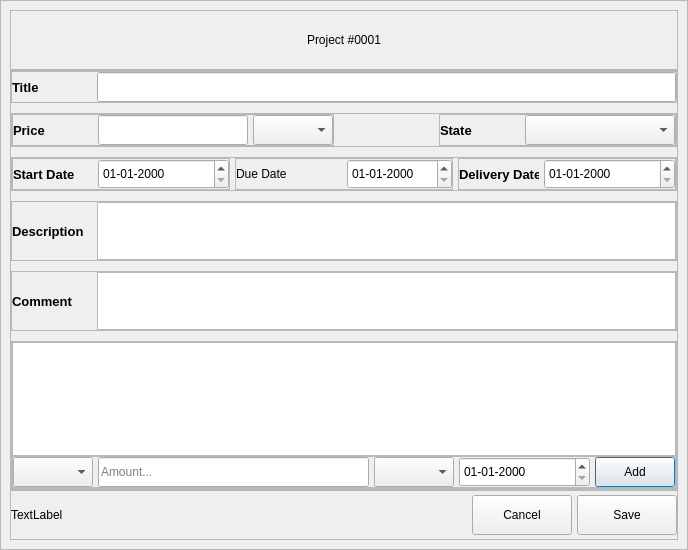
<?xml version="1.0" encoding="UTF-8"?>
<ui version="4.0">
 <class>Dialog</class>
 <widget class="QDialog" name="Dialog">
  <property name="geometry">
   <rect>
    <x>0</x>
    <y>0</y>
    <width>688</width>
    <height>550</height>
   </rect>
  </property>
  <property name="windowTitle">
   <string>Dialog</string>
  </property>
  <property name="autoFillBackground">
   <bool>true</bool>
  </property>
  <layout class="QVBoxLayout" name="verticalLayout">
   <property name="spacing">
    <number>0</number>
   </property>
   <property name="leftMargin">
    <number>0</number>
   </property>
   <property name="topMargin">
    <number>0</number>
   </property>
   <property name="rightMargin">
    <number>0</number>
   </property>
   <property name="bottomMargin">
    <number>0</number>
   </property>
   <item>
    <widget class="QFrame" name="dialog_window">
     <property name="frameShape">
      <enum>QFrame::StyledPanel</enum>
     </property>
     <property name="frameShadow">
      <enum>QFrame::Raised</enum>
     </property>
     <layout class="QVBoxLayout" name="verticalLayout_5">
      <property name="spacing">
       <number>0</number>
      </property>
      <property name="leftMargin">
       <number>9</number>
      </property>
      <property name="topMargin">
       <number>9</number>
      </property>
      <property name="rightMargin">
       <number>9</number>
      </property>
      <property name="bottomMargin">
       <number>9</number>
      </property>
      <item>
       <widget class="QFrame" name="title_frame">
        <property name="minimumSize">
         <size>
          <width>0</width>
          <height>60</height>
         </size>
        </property>
        <property name="maximumSize">
         <size>
          <width>16777215</width>
          <height>60</height>
         </size>
        </property>
        <property name="frameShape">
         <enum>QFrame::StyledPanel</enum>
        </property>
        <property name="frameShadow">
         <enum>QFrame::Raised</enum>
        </property>
        <layout class="QVBoxLayout" name="verticalLayout_3">
         <property name="spacing">
          <number>5</number>
         </property>
         <property name="leftMargin">
          <number>0</number>
         </property>
         <property name="topMargin">
          <number>0</number>
         </property>
         <property name="rightMargin">
          <number>0</number>
         </property>
         <property name="bottomMargin">
          <number>0</number>
         </property>
         <item>
          <widget class="QLabel" name="logo">
           <property name="styleSheet">
            <string notr="true">font: 900 16pt &quot;Segoe UI Black&quot;;</string>
           </property>
           <property name="text">
            <string>Project #0001</string>
           </property>
           <property name="alignment">
            <set>Qt::AlignCenter</set>
           </property>
          </widget>
         </item>
        </layout>
       </widget>
      </item>
      <item>
       <widget class="QFrame" name="frame_5">
        <property name="minimumSize">
         <size>
          <width>0</width>
          <height>100</height>
         </size>
        </property>
        <property name="frameShape">
         <enum>QFrame::StyledPanel</enum>
        </property>
        <property name="frameShadow">
         <enum>QFrame::Raised</enum>
        </property>
        <layout class="QVBoxLayout" name="verticalLayout_8">
         <property name="spacing">
          <number>10</number>
         </property>
         <property name="leftMargin">
          <number>0</number>
         </property>
         <property name="topMargin">
          <number>0</number>
         </property>
         <property name="rightMargin">
          <number>0</number>
         </property>
         <property name="bottomMargin">
          <number>0</number>
         </property>
         <item>
          <widget class="QFrame" name="frame_8">
           <property name="frameShape">
            <enum>QFrame::StyledPanel</enum>
           </property>
           <property name="frameShadow">
            <enum>QFrame::Raised</enum>
           </property>
           <layout class="QHBoxLayout" name="horizontalLayout_17">
            <property name="spacing">
             <number>5</number>
            </property>
            <property name="leftMargin">
             <number>0</number>
            </property>
            <property name="topMargin">
             <number>0</number>
            </property>
            <property name="rightMargin">
             <number>0</number>
            </property>
            <property name="bottomMargin">
             <number>0</number>
            </property>
            <item>
             <widget class="QLabel" name="label_10">
              <property name="minimumSize">
               <size>
                <width>80</width>
                <height>0</height>
               </size>
              </property>
              <property name="maximumSize">
               <size>
                <width>80</width>
                <height>16777215</height>
               </size>
              </property>
              <property name="font">
               <font>
                <family>Segoe UI</family>
                <pointsize>10</pointsize>
                <italic>false</italic>
                <bold>true</bold>
               </font>
              </property>
              <property name="styleSheet">
               <string notr="true">font: 700 10pt &quot;Segoe UI&quot;;</string>
              </property>
              <property name="text">
               <string>Title</string>
              </property>
             </widget>
            </item>
            <item>
             <widget class="QLineEdit" name="title">
              <property name="sizePolicy">
               <sizepolicy hsizetype="Expanding" vsizetype="Fixed">
                <horstretch>0</horstretch>
                <verstretch>0</verstretch>
               </sizepolicy>
              </property>
              <property name="minimumSize">
               <size>
                <width>200</width>
                <height>30</height>
               </size>
              </property>
              <property name="maximumSize">
               <size>
                <width>1000</width>
                <height>30</height>
               </size>
              </property>
             </widget>
            </item>
           </layout>
          </widget>
         </item>
         <item>
          <widget class="QFrame" name="name_frame">
           <property name="frameShape">
            <enum>QFrame::StyledPanel</enum>
           </property>
           <property name="frameShadow">
            <enum>QFrame::Raised</enum>
           </property>
           <layout class="QHBoxLayout" name="horizontalLayout_18">
            <property name="spacing">
             <number>5</number>
            </property>
            <property name="leftMargin">
             <number>0</number>
            </property>
            <property name="topMargin">
             <number>0</number>
            </property>
            <property name="rightMargin">
             <number>0</number>
            </property>
            <property name="bottomMargin">
             <number>0</number>
            </property>
            <item>
             <widget class="QFrame" name="frame_10">
              <property name="minimumSize">
               <size>
                <width>0</width>
                <height>0</height>
               </size>
              </property>
              <property name="maximumSize">
               <size>
                <width>1000</width>
                <height>16777215</height>
               </size>
              </property>
              <property name="frameShape">
               <enum>QFrame::StyledPanel</enum>
              </property>
              <property name="frameShadow">
               <enum>QFrame::Raised</enum>
              </property>
              <layout class="QHBoxLayout" name="horizontalLayout_20">
               <property name="spacing">
                <number>5</number>
               </property>
               <property name="leftMargin">
                <number>0</number>
               </property>
               <property name="topMargin">
                <number>0</number>
               </property>
               <property name="rightMargin">
                <number>0</number>
               </property>
               <property name="bottomMargin">
                <number>0</number>
               </property>
               <item>
                <widget class="QLabel" name="label_12">
                 <property name="minimumSize">
                  <size>
                   <width>80</width>
                   <height>0</height>
                  </size>
                 </property>
                 <property name="maximumSize">
                  <size>
                   <width>80</width>
                   <height>16777215</height>
                  </size>
                 </property>
                 <property name="font">
                  <font>
                   <family>Segoe UI</family>
                   <pointsize>10</pointsize>
                   <italic>false</italic>
                   <bold>true</bold>
                  </font>
                 </property>
                 <property name="styleSheet">
                  <string notr="true">font: 700 10pt &quot;Segoe UI&quot;;</string>
                 </property>
                 <property name="text">
                  <string>Price</string>
                 </property>
                </widget>
               </item>
               <item>
                <widget class="QLineEdit" name="price">
                 <property name="sizePolicy">
                  <sizepolicy hsizetype="Expanding" vsizetype="Fixed">
                   <horstretch>0</horstretch>
                   <verstretch>0</verstretch>
                  </sizepolicy>
                 </property>
                 <property name="minimumSize">
                  <size>
                   <width>150</width>
                   <height>30</height>
                  </size>
                 </property>
                 <property name="maximumSize">
                  <size>
                   <width>150</width>
                   <height>30</height>
                  </size>
                 </property>
                </widget>
               </item>
               <item>
                <widget class="QComboBox" name="currency">
                 <property name="minimumSize">
                  <size>
                   <width>80</width>
                   <height>30</height>
                  </size>
                 </property>
                 <property name="maximumSize">
                  <size>
                   <width>80</width>
                   <height>16777215</height>
                  </size>
                 </property>
                </widget>
               </item>
              </layout>
             </widget>
            </item>
            <item>
             <spacer name="horizontalSpacer_2">
              <property name="orientation">
               <enum>Qt::Horizontal</enum>
              </property>
              <property name="sizeHint" stdset="0">
               <size>
                <width>40</width>
                <height>20</height>
               </size>
              </property>
             </spacer>
            </item>
            <item>
             <widget class="QFrame" name="frame_7">
              <property name="minimumSize">
               <size>
                <width>200</width>
                <height>0</height>
               </size>
              </property>
              <property name="maximumSize">
               <size>
                <width>1000</width>
                <height>16777215</height>
               </size>
              </property>
              <property name="frameShape">
               <enum>QFrame::StyledPanel</enum>
              </property>
              <property name="frameShadow">
               <enum>QFrame::Raised</enum>
              </property>
              <layout class="QHBoxLayout" name="horizontalLayout_16">
               <property name="spacing">
                <number>5</number>
               </property>
               <property name="leftMargin">
                <number>0</number>
               </property>
               <property name="topMargin">
                <number>0</number>
               </property>
               <property name="rightMargin">
                <number>0</number>
               </property>
               <property name="bottomMargin">
                <number>0</number>
               </property>
               <item>
                <widget class="QLabel" name="label_7">
                 <property name="minimumSize">
                  <size>
                   <width>80</width>
                   <height>0</height>
                  </size>
                 </property>
                 <property name="maximumSize">
                  <size>
                   <width>80</width>
                   <height>16777215</height>
                  </size>
                 </property>
                 <property name="font">
                  <font>
                   <family>Segoe UI</family>
                   <pointsize>10</pointsize>
                   <italic>false</italic>
                   <bold>true</bold>
                  </font>
                 </property>
                 <property name="styleSheet">
                  <string notr="true">font: 700 10pt &quot;Segoe UI&quot;;</string>
                 </property>
                 <property name="text">
                  <string>State</string>
                 </property>
                </widget>
               </item>
               <item>
                <widget class="QComboBox" name="state">
                 <property name="minimumSize">
                  <size>
                   <width>150</width>
                   <height>30</height>
                  </size>
                 </property>
                </widget>
               </item>
              </layout>
             </widget>
            </item>
           </layout>
          </widget>
         </item>
         <item>
          <widget class="QFrame" name="frame_9">
           <property name="frameShape">
            <enum>QFrame::StyledPanel</enum>
           </property>
           <property name="frameShadow">
            <enum>QFrame::Raised</enum>
           </property>
           <layout class="QHBoxLayout" name="horizontalLayout_5">
            <property name="spacing">
             <number>5</number>
            </property>
            <property name="leftMargin">
             <number>0</number>
            </property>
            <property name="topMargin">
             <number>0</number>
            </property>
            <property name="rightMargin">
             <number>0</number>
            </property>
            <property name="bottomMargin">
             <number>0</number>
            </property>
            <item>
             <widget class="QFrame" name="frame_11">
              <property name="frameShape">
               <enum>QFrame::StyledPanel</enum>
              </property>
              <property name="frameShadow">
               <enum>QFrame::Raised</enum>
              </property>
              <layout class="QHBoxLayout" name="horizontalLayout_6">
               <property name="spacing">
                <number>5</number>
               </property>
               <property name="leftMargin">
                <number>0</number>
               </property>
               <property name="topMargin">
                <number>0</number>
               </property>
               <property name="rightMargin">
                <number>0</number>
               </property>
               <property name="bottomMargin">
                <number>0</number>
               </property>
               <item>
                <widget class="QLabel" name="label_5">
                 <property name="minimumSize">
                  <size>
                   <width>80</width>
                   <height>0</height>
                  </size>
                 </property>
                 <property name="maximumSize">
                  <size>
                   <width>80</width>
                   <height>16777215</height>
                  </size>
                 </property>
                 <property name="font">
                  <font>
                   <family>Segoe UI</family>
                   <pointsize>10</pointsize>
                   <italic>false</italic>
                   <bold>true</bold>
                  </font>
                 </property>
                 <property name="styleSheet">
                  <string notr="true">font: 700 10pt &quot;Segoe UI&quot;;</string>
                 </property>
                 <property name="text">
                  <string>Start Date</string>
                 </property>
                </widget>
               </item>
               <item>
                <widget class="QDateEdit" name="start_date">
                 <property name="minimumSize">
                  <size>
                   <width>30</width>
                   <height>30</height>
                  </size>
                 </property>
                 <property name="maximumSize">
                  <size>
                   <width>1000</width>
                   <height>16777215</height>
                  </size>
                 </property>
                 <property name="currentSection">
                  <enum>QDateTimeEdit::DaySection</enum>
                 </property>
                 <property name="displayFormat">
                  <string>dd-MM-yyyy</string>
                 </property>
                 <property name="calendarPopup">
                  <bool>false</bool>
                 </property>
                </widget>
               </item>
              </layout>
             </widget>
            </item>
            <item>
             <widget class="QFrame" name="frame_12">
              <property name="minimumSize">
               <size>
                <width>0</width>
                <height>0</height>
               </size>
              </property>
              <property name="frameShape">
               <enum>QFrame::StyledPanel</enum>
              </property>
              <property name="frameShadow">
               <enum>QFrame::Raised</enum>
              </property>
              <layout class="QHBoxLayout" name="horizontalLayout_4">
               <property name="spacing">
                <number>5</number>
               </property>
               <property name="leftMargin">
                <number>0</number>
               </property>
               <property name="topMargin">
                <number>0</number>
               </property>
               <property name="rightMargin">
                <number>0</number>
               </property>
               <property name="bottomMargin">
                <number>0</number>
               </property>
               <item>
                <widget class="QLabel" name="label">
                 <property name="minimumSize">
                  <size>
                   <width>80</width>
                   <height>0</height>
                  </size>
                 </property>
                 <property name="styleSheet">
                  <string notr="true">font: 700 10pt &quot;Segoe UI&quot;;</string>
                 </property>
                 <property name="text">
                  <string>Due Date</string>
                 </property>
                </widget>
               </item>
               <item>
                <widget class="QDateEdit" name="due_date">
                 <property name="minimumSize">
                  <size>
                   <width>30</width>
                   <height>30</height>
                  </size>
                 </property>
                 <property name="maximumSize">
                  <size>
                   <width>1000</width>
                   <height>16777215</height>
                  </size>
                 </property>
                 <property name="currentSection">
                  <enum>QDateTimeEdit::DaySection</enum>
                 </property>
                 <property name="displayFormat">
                  <string>dd-MM-yyyy</string>
                 </property>
                 <property name="calendarPopup">
                  <bool>false</bool>
                 </property>
                </widget>
               </item>
              </layout>
             </widget>
            </item>
            <item>
             <widget class="QFrame" name="end_date_frame">
              <property name="minimumSize">
               <size>
                <width>218</width>
                <height>0</height>
               </size>
              </property>
              <property name="maximumSize">
               <size>
                <width>218</width>
                <height>16777215</height>
               </size>
              </property>
              <property name="frameShape">
               <enum>QFrame::StyledPanel</enum>
              </property>
              <property name="frameShadow">
               <enum>QFrame::Raised</enum>
              </property>
              <layout class="QHBoxLayout" name="horizontalLayout_19">
               <property name="spacing">
                <number>5</number>
               </property>
               <property name="leftMargin">
                <number>0</number>
               </property>
               <property name="topMargin">
                <number>0</number>
               </property>
               <property name="rightMargin">
                <number>0</number>
               </property>
               <property name="bottomMargin">
                <number>0</number>
               </property>
               <item>
                <widget class="QLabel" name="label_6">
                 <property name="minimumSize">
                  <size>
                   <width>80</width>
                   <height>0</height>
                  </size>
                 </property>
                 <property name="maximumSize">
                  <size>
                   <width>80</width>
                   <height>16777215</height>
                  </size>
                 </property>
                 <property name="font">
                  <font>
                   <family>Segoe UI</family>
                   <pointsize>10</pointsize>
                   <italic>false</italic>
                   <bold>true</bold>
                  </font>
                 </property>
                 <property name="styleSheet">
                  <string notr="true">font: 700 10pt &quot;Segoe UI&quot;;</string>
                 </property>
                 <property name="text">
                  <string>Delivery Date</string>
                 </property>
                </widget>
               </item>
               <item>
                <widget class="QDateEdit" name="end_date">
                 <property name="minimumSize">
                  <size>
                   <width>30</width>
                   <height>30</height>
                  </size>
                 </property>
                 <property name="maximumSize">
                  <size>
                   <width>1000</width>
                   <height>16777215</height>
                  </size>
                 </property>
                 <property name="currentSection">
                  <enum>QDateTimeEdit::DaySection</enum>
                 </property>
                 <property name="displayFormat">
                  <string>dd-MM-yyyy</string>
                 </property>
                 <property name="calendarPopup">
                  <bool>false</bool>
                 </property>
                </widget>
               </item>
              </layout>
             </widget>
            </item>
           </layout>
          </widget>
         </item>
         <item>
          <widget class="QFrame" name="frame">
           <property name="minimumSize">
            <size>
             <width>0</width>
             <height>60</height>
            </size>
           </property>
           <property name="maximumSize">
            <size>
             <width>16777215</width>
             <height>60</height>
            </size>
           </property>
           <property name="frameShape">
            <enum>QFrame::StyledPanel</enum>
           </property>
           <property name="frameShadow">
            <enum>QFrame::Raised</enum>
           </property>
           <layout class="QHBoxLayout" name="horizontalLayout_12">
            <property name="spacing">
             <number>5</number>
            </property>
            <property name="leftMargin">
             <number>0</number>
            </property>
            <property name="topMargin">
             <number>0</number>
            </property>
            <property name="rightMargin">
             <number>0</number>
            </property>
            <property name="bottomMargin">
             <number>0</number>
            </property>
            <item>
             <widget class="QLabel" name="label_8">
              <property name="minimumSize">
               <size>
                <width>80</width>
                <height>0</height>
               </size>
              </property>
              <property name="maximumSize">
               <size>
                <width>80</width>
                <height>16777215</height>
               </size>
              </property>
              <property name="font">
               <font>
                <family>Segoe UI</family>
                <pointsize>10</pointsize>
                <italic>false</italic>
                <bold>true</bold>
               </font>
              </property>
              <property name="styleSheet">
               <string notr="true">font: 700 10pt &quot;Segoe UI&quot;;</string>
              </property>
              <property name="text">
               <string>Description</string>
              </property>
             </widget>
            </item>
            <item>
             <widget class="QPlainTextEdit" name="description"/>
            </item>
           </layout>
          </widget>
         </item>
         <item>
          <widget class="QFrame" name="frame_4">
           <property name="minimumSize">
            <size>
             <width>0</width>
             <height>60</height>
            </size>
           </property>
           <property name="maximumSize">
            <size>
             <width>16777215</width>
             <height>60</height>
            </size>
           </property>
           <property name="frameShape">
            <enum>QFrame::StyledPanel</enum>
           </property>
           <property name="frameShadow">
            <enum>QFrame::Raised</enum>
           </property>
           <layout class="QHBoxLayout" name="horizontalLayout_3">
            <property name="spacing">
             <number>5</number>
            </property>
            <property name="leftMargin">
             <number>0</number>
            </property>
            <property name="topMargin">
             <number>0</number>
            </property>
            <property name="rightMargin">
             <number>0</number>
            </property>
            <property name="bottomMargin">
             <number>0</number>
            </property>
            <item>
             <widget class="QLabel" name="label_9">
              <property name="minimumSize">
               <size>
                <width>80</width>
                <height>0</height>
               </size>
              </property>
              <property name="maximumSize">
               <size>
                <width>80</width>
                <height>16777215</height>
               </size>
              </property>
              <property name="font">
               <font>
                <family>Segoe UI</family>
                <pointsize>10</pointsize>
                <italic>false</italic>
                <bold>true</bold>
               </font>
              </property>
              <property name="styleSheet">
               <string notr="true">font: 700 10pt &quot;Segoe UI&quot;;</string>
              </property>
              <property name="text">
               <string>Comment</string>
              </property>
             </widget>
            </item>
            <item>
             <widget class="QPlainTextEdit" name="comment"/>
            </item>
           </layout>
          </widget>
         </item>
         <item>
          <widget class="QFrame" name="frame_2">
           <property name="minimumSize">
            <size>
             <width>0</width>
             <height>0</height>
            </size>
           </property>
           <property name="maximumSize">
            <size>
             <width>16777215</width>
             <height>1000000</height>
            </size>
           </property>
           <property name="frameShape">
            <enum>QFrame::StyledPanel</enum>
           </property>
           <property name="frameShadow">
            <enum>QFrame::Raised</enum>
           </property>
           <layout class="QVBoxLayout" name="verticalLayout_2">
            <property name="spacing">
             <number>0</number>
            </property>
            <property name="leftMargin">
             <number>0</number>
            </property>
            <property name="topMargin">
             <number>0</number>
            </property>
            <property name="rightMargin">
             <number>0</number>
            </property>
            <property name="bottomMargin">
             <number>0</number>
            </property>
            <item>
             <widget class="QTableWidget" name="payments">
              <property name="minimumSize">
               <size>
                <width>50</width>
                <height>80</height>
               </size>
              </property>
              <property name="maximumSize">
               <size>
                <width>1000000</width>
                <height>16777215</height>
               </size>
              </property>
              <attribute name="horizontalHeaderVisible">
               <bool>true</bool>
              </attribute>
              <attribute name="horizontalHeaderMinimumSectionSize">
               <number>30</number>
              </attribute>
              <attribute name="horizontalHeaderStretchLastSection">
               <bool>true</bool>
              </attribute>
              <attribute name="verticalHeaderVisible">
               <bool>false</bool>
              </attribute>
             </widget>
            </item>
            <item>
             <widget class="QFrame" name="frame_3">
              <property name="minimumSize">
               <size>
                <width>0</width>
                <height>0</height>
               </size>
              </property>
              <property name="frameShape">
               <enum>QFrame::StyledPanel</enum>
              </property>
              <property name="frameShadow">
               <enum>QFrame::Raised</enum>
              </property>
              <layout class="QHBoxLayout" name="horizontalLayout_2">
               <property name="spacing">
                <number>5</number>
               </property>
               <property name="leftMargin">
                <number>0</number>
               </property>
               <property name="topMargin">
                <number>0</number>
               </property>
               <property name="rightMargin">
                <number>0</number>
               </property>
               <property name="bottomMargin">
                <number>0</number>
               </property>
               <item>
                <widget class="QComboBox" name="account">
                 <property name="minimumSize">
                  <size>
                   <width>80</width>
                   <height>30</height>
                  </size>
                 </property>
                </widget>
               </item>
               <item>
                <widget class="QLineEdit" name="amount">
                 <property name="minimumSize">
                  <size>
                   <width>0</width>
                   <height>30</height>
                  </size>
                 </property>
                 <property name="placeholderText">
                  <string>Amount...</string>
                 </property>
                </widget>
               </item>
               <item>
                <widget class="QComboBox" name="payment_currency">
                 <property name="minimumSize">
                  <size>
                   <width>80</width>
                   <height>30</height>
                  </size>
                 </property>
                 <property name="maximumSize">
                  <size>
                   <width>16777215</width>
                   <height>30</height>
                  </size>
                 </property>
                </widget>
               </item>
               <item>
                <widget class="QDateEdit" name="payment_date">
                 <property name="minimumSize">
                  <size>
                   <width>131</width>
                   <height>30</height>
                  </size>
                 </property>
                 <property name="displayFormat">
                  <string>dd-MM-yyyy</string>
                 </property>
                </widget>
               </item>
               <item>
                <widget class="QPushButton" name="add_pay">
                 <property name="minimumSize">
                  <size>
                   <width>30</width>
                   <height>30</height>
                  </size>
                 </property>
                 <property name="text">
                  <string>Add</string>
                 </property>
                </widget>
               </item>
              </layout>
             </widget>
            </item>
           </layout>
          </widget>
         </item>
         <item>
          <spacer name="verticalSpacer">
           <property name="orientation">
            <enum>Qt::Vertical</enum>
           </property>
           <property name="sizeHint" stdset="0">
            <size>
             <width>20</width>
             <height>40</height>
            </size>
           </property>
          </spacer>
         </item>
        </layout>
       </widget>
      </item>
      <item>
       <widget class="QFrame" name="control_frame">
        <property name="minimumSize">
         <size>
          <width>0</width>
          <height>50</height>
         </size>
        </property>
        <property name="maximumSize">
         <size>
          <width>16777215</width>
          <height>50</height>
         </size>
        </property>
        <property name="frameShape">
         <enum>QFrame::StyledPanel</enum>
        </property>
        <property name="frameShadow">
         <enum>QFrame::Raised</enum>
        </property>
        <layout class="QHBoxLayout" name="horizontalLayout">
         <property name="spacing">
          <number>5</number>
         </property>
         <property name="leftMargin">
          <number>0</number>
         </property>
         <property name="topMargin">
          <number>0</number>
         </property>
         <property name="rightMargin">
          <number>0</number>
         </property>
         <property name="bottomMargin">
          <number>0</number>
         </property>
         <item>
          <widget class="QLabel" name="error">
           <property name="minimumSize">
            <size>
             <width>300</width>
             <height>0</height>
            </size>
           </property>
           <property name="styleSheet">
            <string notr="true">font: 700 8pt &quot;Segoe UI&quot;;</string>
           </property>
           <property name="text">
            <string>TextLabel</string>
           </property>
          </widget>
         </item>
         <item>
          <spacer name="horizontalSpacer">
           <property name="orientation">
            <enum>Qt::Horizontal</enum>
           </property>
           <property name="sizeHint" stdset="0">
            <size>
             <width>108</width>
             <height>20</height>
            </size>
           </property>
          </spacer>
         </item>
         <item>
          <widget class="QPushButton" name="cancel_btn">
           <property name="minimumSize">
            <size>
             <width>100</width>
             <height>40</height>
            </size>
           </property>
           <property name="styleSheet">
            <string notr="true"/>
           </property>
           <property name="text">
            <string>Cancel</string>
           </property>
           <property name="class" stdset="0">
            <string>SecondaryButton</string>
           </property>
          </widget>
         </item>
         <item>
          <widget class="QPushButton" name="save_btn">
           <property name="minimumSize">
            <size>
             <width>100</width>
             <height>40</height>
            </size>
           </property>
           <property name="text">
            <string>Save</string>
           </property>
          </widget>
         </item>
        </layout>
       </widget>
      </item>
     </layout>
    </widget>
   </item>
  </layout>
 </widget>
 <resources/>
 <connections/>
</ui>
